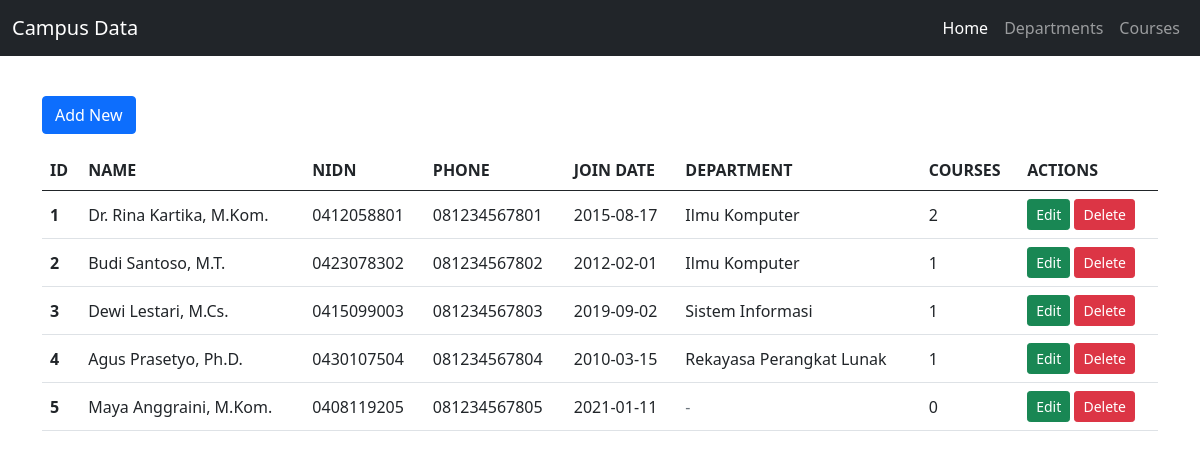
The page /tp_mvc25/index.php on the database its author committed.
### tables this page shows
CREATE TABLE `lecturers` (
  `id`            INT NOT NULL AUTO_INCREMENT,
  `name`          VARCHAR(100) NOT NULL,
  `nidn`          VARCHAR(20) NOT NULL,
  `phone`         VARCHAR(20) NOT NULL,
  `join_date`     DATE NOT NULL,
  `department_id` INT DEFAULT NULL,
  PRIMARY KEY (`id`),
  UNIQUE KEY `uq_lecturers_nidn` (`nidn`),
  KEY `idx_lecturers_department` (`department_id`),
  CONSTRAINT `fk_lecturers_department` FOREIGN KEY (`department_id`)
    REFERENCES `departments` (`id`) ON DELETE SET NULL ON UPDATE CASCADE
);

CREATE TABLE `departments` (
  `id`   INT NOT NULL AUTO_INCREMENT,
  `code` VARCHAR(10) NOT NULL,
  `name` VARCHAR(100) NOT NULL,
  PRIMARY KEY (`id`),
  UNIQUE KEY `uq_departments_code` (`code`)
);

### tp_mvc25/controllers/LecturerController.php (called while the page is built, shortened)
<?php
require_once __DIR__ . '/../models/Department.php';
require_once __DIR__ . '/../views/LecturerView.php';
class LecturerController extends BaseController
{
    private Lecturer $lecturers;
    private LecturerView $view;
    public function __construct()
    {
        $this->lecturers   = new Lecturer();
        $this->view        = new LecturerView();
    }
    public function index(): void
    {
        $this->render('Lecturers', 'lecturers', $this->view->index($this->lecturers->getAll()));
    }
}

### tp_mvc25/index.php (called while the page is built, shortened)
<?php
require_once __DIR__ . '/controllers/LecturerController.php';
$action = $_GET['action'] ?? 'index';
$controller = new $routes[$page]();
$controller->$action();

### tp_mvc25/models/DB.php (called while the page is built, shortened)
<?php
class DB
{
    private static ?mysqli $conn = null;
    public static function connect(): mysqli
    {
        if (self::$conn === null) {
            self::$conn = new mysqli(DB_HOST, DB_USER, DB_PASS, DB_NAME);
            self::$conn->set_charset("utf8mb4");
        }
        return self::$conn;
    }
    public static function select(string $sql, string $types = "", array $params = []): array
    {
        $stmt = self::run($sql, $types, $params);
        $rows = $stmt->get_result()->fetch_all(MYSQLI_ASSOC);
        return $rows;
    }
    private static function run(string $sql, string $types, array $params): mysqli_stmt
    {
        $stmt = self::connect()->prepare($sql);
        $stmt->execute();
        return $stmt;
    }
}

### tp_mvc25/models/Lecturer.php (called while the page is built, shortened)
<?php
require_once __DIR__ . "/DB.php";
class Lecturer
{
    public function getAll(): array
    {
        return DB::select(
            "SELECT l.id, l.name, l.nidn, l.phone, l.join_date,
                    d.name AS department_name,
                    COUNT(c.id) AS course_count
             FROM lecturers l
             LEFT JOIN departments d ON d.id = l.department_id
             LEFT JOIN courses c ON c.lecturer_id = l.id
             GROUP BY l.id, l.name, l.nidn, l.phone, l.join_date, d.name
             ORDER BY l.id"
        );
    }
}

### tp_mvc25/controllers/BaseController.php (called while the page is built, shortened)
<?php
require_once __DIR__ . '/../views/Template.php';
abstract class BaseController
{
    protected function render(string $title, string $active, string $content): void
    {
        $flash = $_SESSION['flash'] ?? null;
        Template::page($title, $active, $content, $flash);
    }
}

### tp_mvc25/views/LecturerView.php (the view, shortened to what this page needs)
<?php
require_once __DIR__ . '/Template.php';
class LecturerView
{
    public function index(array $rows): string
    {
        $e = 'Template::e';
        $html  = '<a class="btn btn-primary my-3" href="index.php?page=lecturers&action=create">Add New</a>';
        $html .= '<table class="table table-hover align-middle"><thead><tr>'
            . '<th>ID</th><th>NAME</th><th>NIDN</th><th>PHONE</th><th>JOIN DATE</th><th>DEPARTMENT</th><th>COURSES</th><th>ACTIONS</th>'
            . '</tr></thead><tbody>';
        foreach ($rows as $r) {
            $html .= '<tr>'
                . '<th>' . $e($r['id']) . '</th>'
                . '<td>' . $e($r['name']) . '</td>'
                . '<td>' . $e($r['nidn']) . '</td>'
                . '<td>' . $e($r['phone']) . '</td>'
                . '<td>' . $e($r['join_date']) . '</td>'
                . '<td>' . ($r['department_name'] !== null ? $e($r['department_name']) : '<span class="text-muted">-</span>') . '</td>'
                . '<td>' . $e($r['course_count']) . '</td>'
                . '<td>' . Template::rowActions('lecturers', (int) $r['id'], 'Hapus dosen ini?') . '</td>'
                . '</tr>';
        }
        return $html . '</tbody></table>';
    }
}

### tp_mvc25/views/Template.php (shortened to what this page needs)
<?php
class Template
{
    public static function e($value): string
    {
        return htmlspecialchars((string) $value, ENT_QUOTES, 'UTF-8');
    }
    public static function page(string $title, string $active, string $content, ?array $flash = null): void
    {
        $menu = [
            'lecturers'   => 'Home',
            'departments' => 'Departments',
            'courses'     => 'Courses',
        ];
        ?>
<!doctype html>
<html lang="en">
<head>
  <link href="assets/css/bootstrap.min.css" rel="stylesheet">
</head>
<body>
  <nav class="navbar navbar-expand-lg navbar-dark bg-dark">
    <div class="container-fluid">
      <a class="navbar-brand" href="index.php">Campus Data</a>
      <ul class="navbar-nav">
        <?php foreach ($menu as $key => $label): ?>
          <li class="nav-item">
            <a class="nav-link <?= $key === $active ? 'active' : '' ?>" href="index.php?page=<?= $key ?>"><?= $label ?></a>
          </li>
        <?php endforeach; ?>
      </ul>
    </div>
  </nav>
  <div class="container my-4">
    <?= $content ?>
  </div>
</body>
</html>
        <?php
    }
    public static function rowActions(string $page, int $id, string $confirm): string
    {
        return '<a class="btn btn-success btn-sm" href="index.php?page=' . $page . '&action=edit&id=' . $id . '">Edit</a> '
            . '<form method="post" action="index.php?page=' . $page . '&action=delete" class="d-inline" '
            . 'onsubmit="return confirm(\'' . self::e($confirm) . '\')">'
            . '<input type="hidden" name="id" value="' . $id . '">'
            . '<button type="submit" class="btn btn-danger btn-sm">Delete</button></form>';
    }
}

### rows shown on the page
lecturers: id "1", name "Dr. Rina Kartika, M.Kom.", nidn "0412058801", phone "081234567801", join_date "2015-08-17", department.name "Ilmu Komputer", course_count "2"
lecturers: id "2", name "Budi Santoso, M.T.", nidn "0423078302", phone "081234567802", join_date "2012-02-01", department.name "Ilmu Komputer", course_count "1"
lecturers: id "3", name "Dewi Lestari, M.Cs.", nidn "0415099003", phone "081234567803", join_date "2019-09-02", department.name "Sistem Informasi", course_count "1"
lecturers: id "4", name "Agus Prasetyo, Ph.D.", nidn "0430107504", phone "081234567804", join_date "2010-03-15", department.name "Rekayasa Perangkat Lunak", course_count "1"
lecturers: id "5", name "Maya Anggraini, M.Kom.", nidn "0408119205", phone "081234567805", join_date "2021-01-11", course_count "0"

### other values the page prints
$label "Home"
$label "Departments"
$label "Courses"
